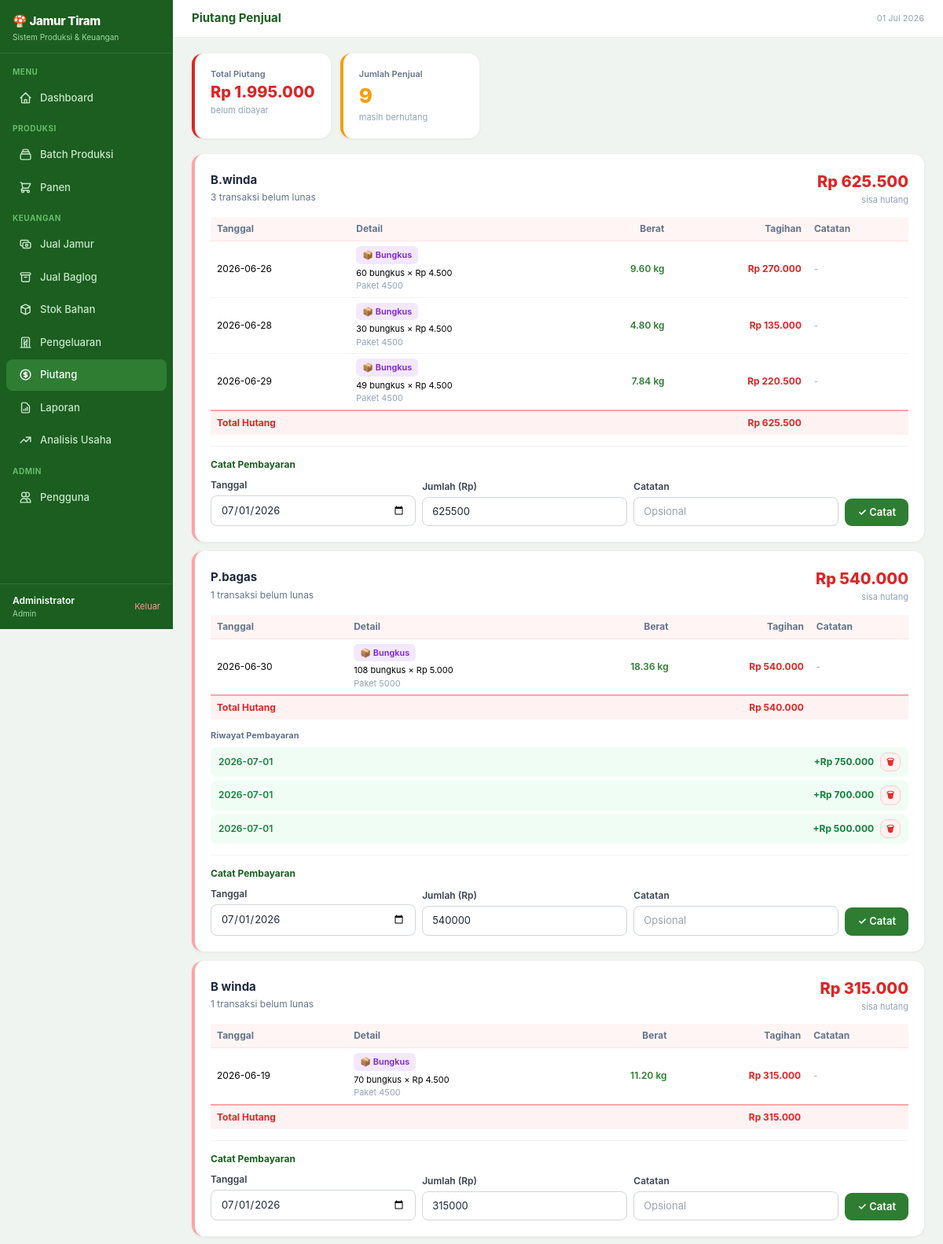
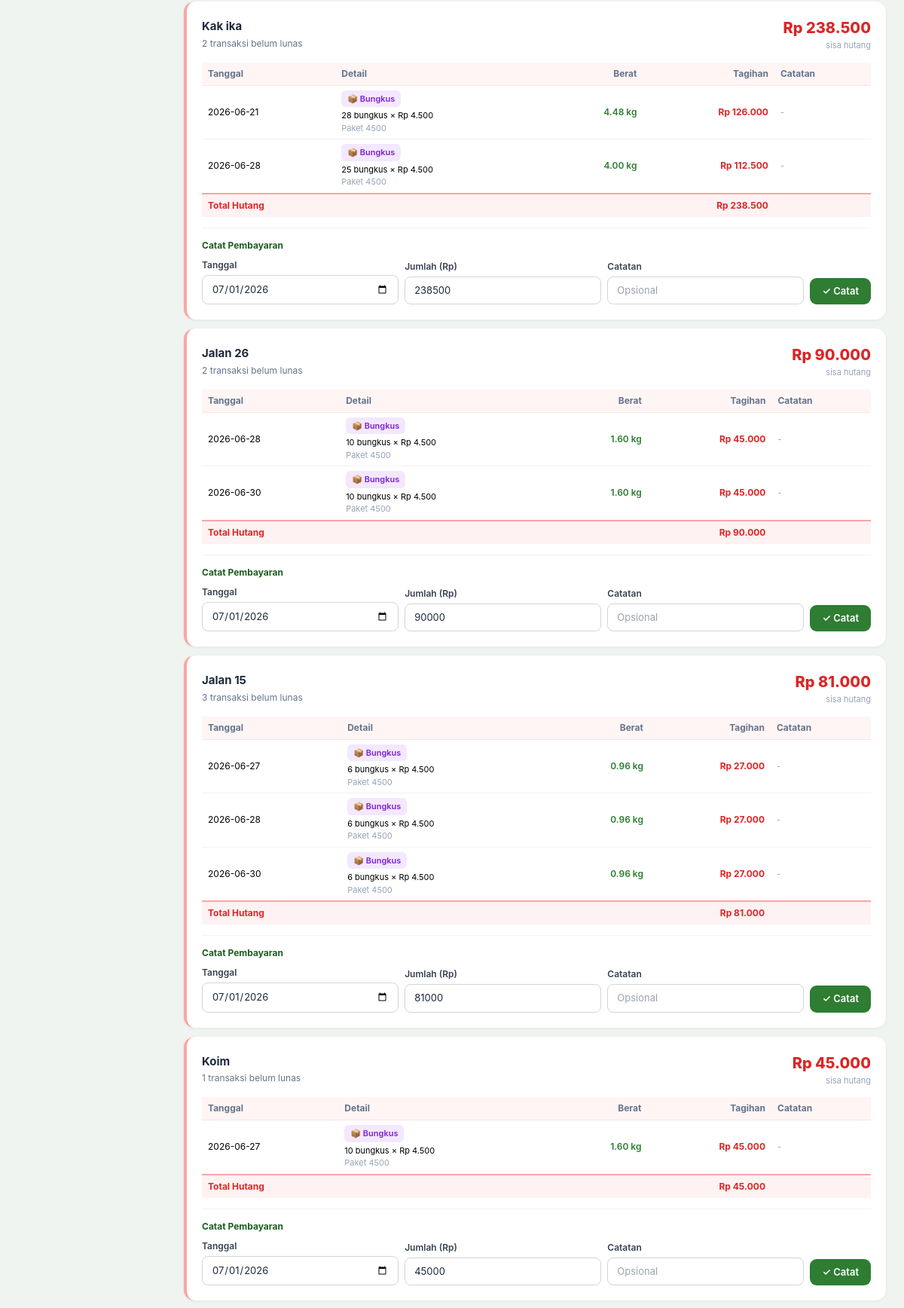
/piutang (signed in, upper part), run on the app's committed database (2 pictures, top to bottom).
### tables this page shows
CREATE TABLE penjualan (
    id              INTEGER PRIMARY KEY AUTOINCREMENT,
    tanggal         TEXT NOT NULL,
    pelanggan_id    INTEGER DEFAULT NULL,
    nama_pembeli    TEXT DEFAULT '',
    nomor_hp        TEXT DEFAULT '',
    berat_kg        REAL NOT NULL DEFAULT 0,
    harga_per_kg    REAL NOT NULL DEFAULT 0,
    total           REAL NOT NULL DEFAULT 0,
    status_bayar    TEXT DEFAULT 'lunas',  -- lunas | hutang
    catatan         TEXT DEFAULT '',
    created_at      INTEGER NOT NULL
, batch_id TEXT DEFAULT NULL, tipe_jual TEXT DEFAULT 'timbang', jenis_paket TEXT DEFAULT '', jumlah_bungkus INTEGER DEFAULT 0);

CREATE TABLE pembayaran_piutang (
    id           INTEGER PRIMARY KEY AUTOINCREMENT,
    nama_penjual TEXT NOT NULL,
    tanggal      TEXT NOT NULL,
    jumlah       REAL NOT NULL DEFAULT 0,
    catatan      TEXT DEFAULT '',
    created_at   INTEGER NOT NULL
);

### app.py (the view)
@app.get("/piutang", response_class=HTMLResponse)
async def piutang_page(request: Request):
    user = require_login(request)
    piutang_list = db.list_piutang()
    for p in piutang_list:
        p["hutang_transaksi"] = db.list_penjualan_hutang(p["nama_pembeli"])
        p["pembayaran"] = db.list_pembayaran_piutang(p["nama_pembeli"])
    total_piutang = sum(p["total_hutang"] for p in piutang_list)
    return tpl.TemplateResponse(request, "piutang.html", _ctx(
        request, user=user, piutang_list=piutang_list, total_piutang=total_piutang
    ))

### templates/piutang.html (shortened to what this page needs)
{% extends "base.html" %}
{% set active = "piutang" %}
{% block topbar_title %}Piutang Penjual{% endblock %}
{% block content %}
<div style="display:grid;grid-template-columns:repeat(auto-fill,minmax(160px,1fr));gap:12px;margin-bottom:20px;">
  <div class="stat-card" style="border-left:4px solid #dc2626;">
    <div style="font-size:11px;color:#64748b;font-weight:600;">Total Piutang</div>
    <div style="font-size:20px;font-weight:800;color:#dc2626;">{{ total_piutang|rp }}</div>
    <div style="font-size:11px;color:#94a3b8;">belum dibayar</div>
  </div>
  <div class="stat-card" style="border-left:4px solid #f59e0b;">
    <div style="font-size:11px;color:#64748b;font-weight:600;">Jumlah Penjual</div>
    <div style="font-size:26px;font-weight:800;color:#f59e0b;">{{ piutang_list|length }}</div>
    <div style="font-size:11px;color:#94a3b8;">masih berhutang</div>
  </div>
</div>
{% if piutang_list %}
<div style="display:grid;gap:12px;">
  {% for p in piutang_list %}
  <div class="card" style="border-left:4px solid #fca5a5;">
    <div style="display:flex;align-items:center;justify-content:space-between;flex-wrap:wrap;gap:10px;">
      <div>
        <div style="font-size:15px;font-weight:700;color:#1e293b;">{{ p.nama_pembeli }}</div>
        <div style="font-size:12px;color:#64748b;margin-top:2px;">
          {{ p.jumlah_transaksi }} transaksi belum lunas
        </div>
      </div>
      <div style="text-align:right;">
        <div style="font-size:20px;font-weight:800;color:#dc2626;">{{ p.total_hutang|rp }}</div>
        <div style="font-size:11px;color:#94a3b8;">sisa hutang</div>
      </div>
    </div>
    <div style="margin-top:14px;overflow-x:auto;">
      <table style="width:100%;border-collapse:collapse;font-size:12px;">
        <thead>
          <tr style="border-bottom:1px solid #fee2e2;background:#fff5f5;">
            <th style="text-align:left;padding:6px 8px;color:#64748b;">Tanggal</th>
            <th style="text-align:left;padding:6px 8px;color:#64748b;">Detail</th>
            <th style="text-align:right;padding:6px 8px;color:#64748b;">Berat</th>
            <th style="text-align:right;padding:6px 8px;color:#64748b;">Tagihan</th>
            <th style="text-align:left;padding:6px 8px;color:#64748b;">Catatan</th>
          </tr>
        </thead>
        <tbody>
          {% for t in p.hutang_transaksi %}
          <tr style="border-bottom:1px solid #f0f4f0;">
            <td style="padding:6px 8px;white-space:nowrap;">{{ t.tanggal }}</td>
            <td style="padding:6px 8px;font-size:11px;">
              {% if t.tipe_jual == 'bungkus' %}
              <span class="badge badge-purple" style="margin-bottom:3px;">📦 Bungkus</span><br>
              {{ t.jumlah_bungkus }} bungkus × {{ t.harga_per_kg|rp }}<br>
              <span style="color:#94a3b8;">Paket {{ t.jenis_paket }}</span>
              {% else %}
              <span class="badge badge-blue">⚖️ Timbang</span><br>
              <span style="color:#1d4ed8;">{{ t.harga_per_kg|rp }}/kg</span>
              {% endif %}
            </td>
            <td style="padding:6px 8px;text-align:right;color:#2E7D32;font-weight:600;white-space:nowrap;">
              {{ "%.2f"|format(t.berat_kg) }} kg
            </td>
            <td style="padding:6px 8px;text-align:right;font-weight:700;color:#dc2626;white-space:nowrap;">{{ t.total|rp }}</td>
            <td style="padding:6px 8px;color:#94a3b8;font-size:11px;">{{ t.catatan or '-' }}</td>
          </tr>
          {% endfor %}
          <tr style="background:#fef2f2;font-weight:700;border-top:2px solid #fca5a5;">
            <td colspan="2" style="padding:6px 8px;color:#dc2626;">Total Hutang</td>
            <td></td>
            <td style="padding:6px 8px;text-align:right;color:#dc2626;">{{ p.total_hutang|rp }}</td>
            <td></td>
          </tr>
        </tbody>
      </table>
    </div>
    {% if p.pembayaran %}
    <div style="margin-top:12px;">
      <div style="font-size:11px;font-weight:700;color:#64748b;margin-bottom:6px;">Riwayat Pembayaran</div>
      <div style="display:grid;gap:4px;">
        {% for bayar in p.pembayaran %}
        <div style="display:flex;align-items:center;justify-content:space-between;background:#f0fdf4;border-radius:8px;padding:7px 10px;font-size:12px;">
          <div>
            <span style="color:#15803d;font-weight:600;">{{ bayar.tanggal }}</span>
          </div>
          <div style="display:flex;align-items:center;gap:8px;">
            <span style="font-weight:700;color:#15803d;">+{{ bayar.jumlah|rp }}</span>
            <form method="post" action="/piutang/bayar/{{ bayar.id }}/hapus" onsubmit="return confirm('Hapus catatan pembayaran ini?')">
              <button class="btn-danger" style="padding:3px 7px;font-size:11px;">🗑</button>
            </form>
          </div>
        </div>
        {% endfor %}
      </div>
    </div>
    {% endif %}
    <div style="margin-top:14px;border-top:1px solid #f0f4f0;padding-top:14px;">
      <div style="font-size:12px;font-weight:700;color:#1B5E20;margin-bottom:8px;">Catat Pembayaran</div>
      <form method="post" action="/piutang/bayar">
        <div style="display:grid;grid-template-columns:1fr 1fr 1fr auto;gap:8px;align-items:end;flex-wrap:wrap;">
          <div>
            <label class="form-label">Tanggal</label>
            <input name="tanggal" type="date" required class="form-input" value="{{ now.strftime('%Y-%m-%d') }}">
          </div>
          <div>
            <label class="form-label">Jumlah (Rp)</label>
            <input name="jumlah" type="number" required class="form-input" placeholder="0"
              value="{{ p.total_hutang|int }}">
          </div>
          <div>
            <label class="form-label">Catatan</label>
            <input name="catatan" class="form-input" placeholder="Opsional">
          </div>
          <div>
            <button type="submit" class="btn-primary" style="white-space:nowrap;">✓ Catat</button>
          </div>
        </div>
      </form>
    </div>
  </div>
  {% endfor %}
</div>
{% endif %}
{% endblock %}

### templates/base.html (style rules this page uses)
:root { --green: #2E7D32; --green-l: #81C784; --yellow: #FFC107; }
body { font-family: 'Inter', system-ui, sans-serif; background: #f0f4f0; }
.card { background: #fff; border-radius: 14px; padding: 20px; box-shadow: 0 1px 4px rgba(0,0,0,.06); }
.btn-primary { display: inline-flex; align-items: center; gap: 6px; background: #2E7D32; color: #fff; font-size: 13px; font-weight: 600; padding: 8px 16px; border-radius: 9px; border: none; cursor: pointer; text-decoration: none; transition: background .15s; }
.btn-danger { display: inline-flex; align-items: center; gap: 6px; background: #fef2f2; color: #dc2626; font-size: 13px; font-weight: 600; padding: 8px 14px; border-radius: 9px; border: 1px solid #fecaca; cursor: pointer; transition: all .15s; }
.form-input { width: 100%; border: 1px solid #d1d5db; border-radius: 8px; padding: 8px 12px; font-size: 13px; color: #1e293b; outline: none; }
.form-label { display: block; font-size: 12px; font-weight: 600; color: #374151; margin-bottom: 4px; }
.badge { display: inline-flex; align-items: center; gap: 4px; font-size: 11px; font-weight: 600; padding: 3px 8px; border-radius: 6px; }
.badge-purple { background: #f3e8ff; color: #7e22ce; }
.stat-card { background: #fff; border-radius: 14px; padding: 18px 20px; box-shadow: 0 1px 4px rgba(0,0,0,.06); }

### data on the page
penjualan: tanggal "2026-06-26", jumlah_bungkus "60", harga_per_kg|rp "Rp 4.500", jenis_paket "4500", berat_kg "9.60", total|rp "Rp 270.000", catatan "-"
penjualan: tanggal "2026-06-28", jumlah_bungkus "30", harga_per_kg|rp "Rp 4.500", jenis_paket "4500", berat_kg "4.80", total|rp "Rp 135.000", catatan "-"
penjualan: tanggal "2026-06-29", jumlah_bungkus "49", harga_per_kg|rp "Rp 4.500", jenis_paket "4500", berat_kg "7.84", total|rp "Rp 220.500", catatan "-"
penjualan: tanggal "2026-06-30", jumlah_bungkus "108", harga_per_kg|rp "Rp 5.000", jenis_paket "5000", berat_kg "18.36", total|rp "Rp 540.000", catatan "-"
pembayaran_piutang: tanggal "2026-07-01", jumlah|rp "Rp 750.000"
pembayaran_piutang: tanggal "2026-07-01", jumlah|rp "Rp 700.000"
pembayaran_piutang: tanggal "2026-07-01", jumlah|rp "Rp 500.000"
penjualan: tanggal "2026-06-19", jumlah_bungkus "70", harga_per_kg|rp "Rp 4.500", jenis_paket "4500", berat_kg "11.20", total|rp "Rp 315.000", catatan "-"
penjualan: tanggal "2026-06-21", jumlah_bungkus "28", harga_per_kg|rp "Rp 4.500", jenis_paket "4500", berat_kg "4.48", total|rp "Rp 126.000", catatan "-"
penjualan: tanggal "2026-06-28", jumlah_bungkus "25", harga_per_kg|rp "Rp 4.500", jenis_paket "4500", berat_kg "4.00", total|rp "Rp 112.500", catatan "-"
penjualan: tanggal "2026-06-28", jumlah_bungkus "10", harga_per_kg|rp "Rp 4.500", jenis_paket "4500", berat_kg "1.60", total|rp "Rp 45.000", catatan "-"
penjualan: tanggal "2026-06-30", jumlah_bungkus "10", harga_per_kg|rp "Rp 4.500", jenis_paket "4500", berat_kg "1.60", total|rp "Rp 45.000", catatan "-"
penjualan: tanggal "2026-06-27", jumlah_bungkus "6", harga_per_kg|rp "Rp 4.500", jenis_paket "4500", berat_kg "0.96", total|rp "Rp 27.000", catatan "-"
penjualan: tanggal "2026-06-28", jumlah_bungkus "6", harga_per_kg|rp "Rp 4.500", jenis_paket "4500", berat_kg "0.96", total|rp "Rp 27.000", catatan "-"
penjualan: tanggal "2026-06-30", jumlah_bungkus "6", harga_per_kg|rp "Rp 4.500", jenis_paket "4500", berat_kg "0.96", total|rp "Rp 27.000", catatan "-"
penjualan: tanggal "2026-06-27", jumlah_bungkus "10", harga_per_kg|rp "Rp 4.500", jenis_paket "4500", berat_kg "1.60", total|rp "Rp 45.000", catatan "-"

### other printed values
{{ user.nama }} "Administrator"
{{ user.role|capitalize }} "Admin"
{{ now.strftime('%d %b %Y') }} "01 Jul 2026"
{{ total_piutang|rp }} "Rp 1.995.000"
{{ piutang_list|length }} "9"
{{ p.nama_pembeli }} "B.winda" "P.bagas" "B winda" "Kak ika" "Jalan 26" "Jalan 15" "Koim"
{{ p.jumlah_transaksi }} "3" "1" "1" "2" "2" "3" "1"
{{ p.total_hutang|rp }} "Rp 625.500" "Rp 540.000" "Rp 315.000" "Rp 238.500" "Rp 90.000" "Rp 81.000" "Rp 45.000"
